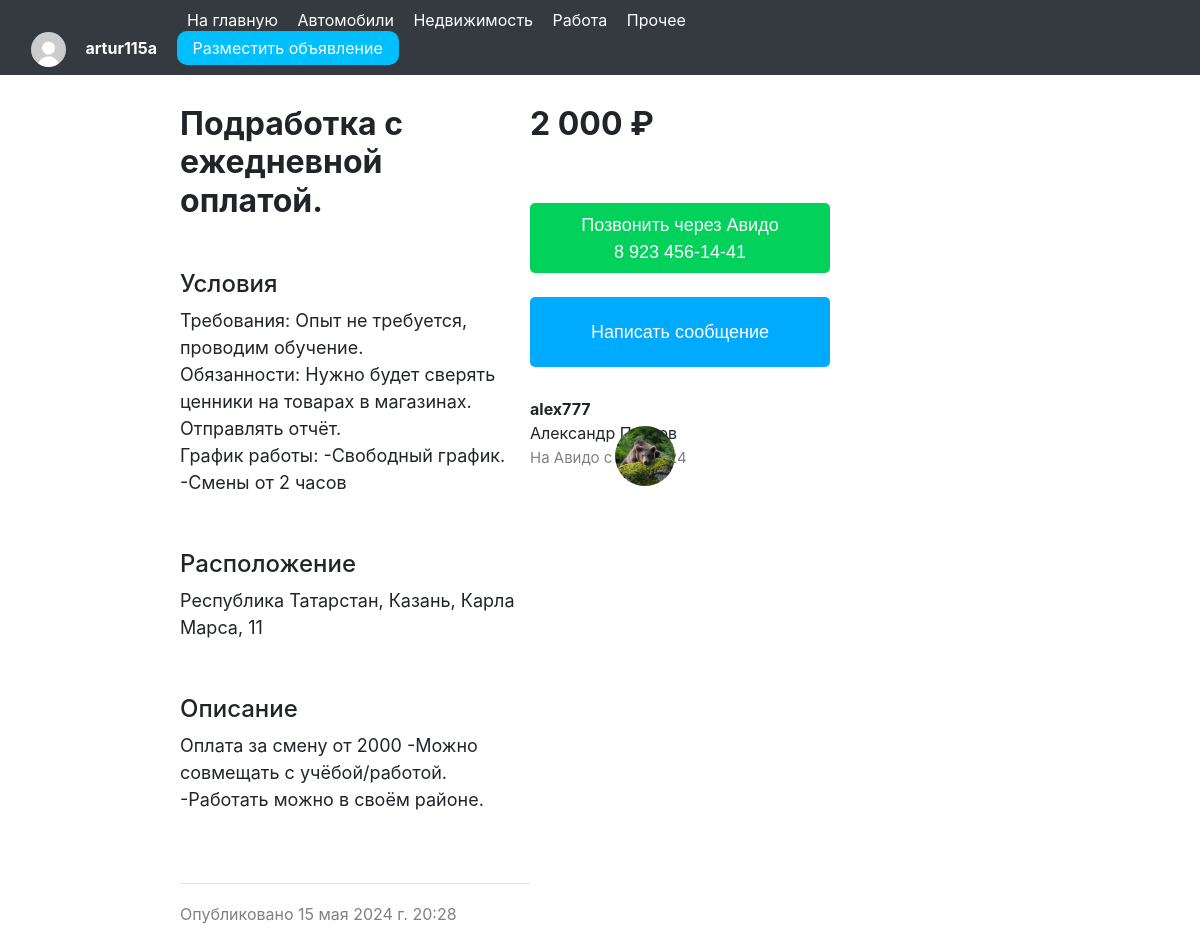
Page /advert/12/ (signed in) on the earlier database version.
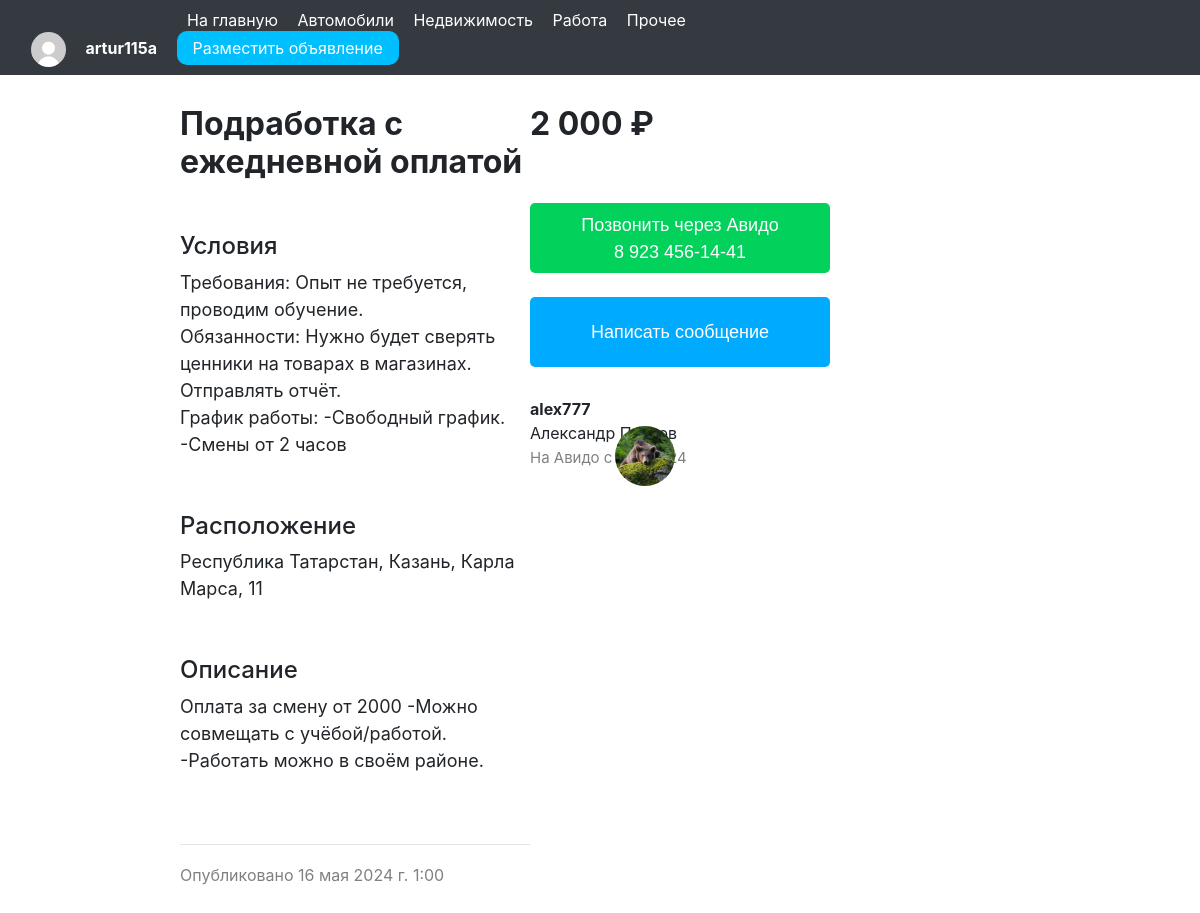
Same page on the later database version.
### avidoapp/models.py (models this page shows)
class AdvertModel(models.Model):
    author = models.ForeignKey(User, on_delete=models.CASCADE, verbose_name='Автор')
    ad_object = models.ForeignKey(AdObjectModel, on_delete=models.CASCADE, verbose_name='Объект продажи', null=True)
    title = models.CharField(max_length=256, verbose_name='Заголовок')
    description = models.TextField(verbose_name='Описание')
    price = models.IntegerField(verbose_name='Цена')
    address = models.CharField(max_length=256, verbose_name='Адрес')
    publication_date = models.DateTimeField(default=timezone.now, verbose_name='Дата публикации')
    is_displayed = models.BooleanField(default=True, verbose_name='Отображать?')
    def __str__(self):
        return self.title
    class Meta:
        verbose_name = 'Объявление'
        verbose_name_plural = 'Объявления'

class AdObjectModel(models.Model):
    car_make = models.CharField(max_length=256, verbose_name='Марка машины', null=True)
    car_model = models.CharField(max_length=256, verbose_name='Модель машины', null=True, blank=True)
    year_of_issue = models.IntegerField(verbose_name='Год выпуска', validators=[
        MaxValueValidator(2024),
        MinValueValidator(1950)
    ], default=2000, null=True, blank=True)
    color = models.CharField(max_length=256, verbose_name='Цвет', null=True, blank=True)
    body_type = models.CharField(max_length=256, verbose_name='Вид кузова', choices=(
        ('Седан', 'Седан'),
        ('Хэтчбек', 'Хэтчбек'),
        ('Пикап', 'Пикап'),
        ('Лимузин', 'Лимузин'),
        ('Универсал', 'Универсал'),
        ('Минивэн', 'Минивэн'),
        ('Купе', 'Купе'),
        ('Кабриолет', 'Кабриолет')
    ), null=True, blank=True)
    fuel_type = models.CharField(max_length=256, verbose_name='Вид топлива', choices=(
        ('Бензин', 'Бензин'),
        ('Дизель', 'Дизель'),
        ('Пропан', 'Пропан'),
        ('Электричество', 'Электричество')
    ), null=True, blank=True)
    mileage = models.IntegerField(verbose_name='Пробег', null=True, blank=True)
    property_type = models.CharField(max_length=256, verbose_name='Тип недвижимости', choices=(
        ('Квартира', 'Квартира'),
        ('Дом', 'Дом'),
        ('Прочее', 'Прочее')
    ), null=True)
    area = models.IntegerField(verbose_name='Площадь', null=True, blank=True)
    rooms = models.IntegerField(verbose_name='Количество комнат', null=True, blank=True)
    floors = models.IntegerField(verbose_name='Этаж/этажность', null=True, blank=True)
    state = models.CharField(max_length=256, verbose_name='Состояние', choices=(
        ('Первичное жилье', 'Первичное жилье'),
        ('Вторичное жилье', 'Вторичное жилье')
    ), null=True, blank=True)
    job_title = models.CharField(max_length=256, null=True, verbose_name='Название вакансии')
    requirements = models.TextField(null=True, blank=True, verbose_name='Требования')
    responsibilities = models.TextField(null=True, blank=True, verbose_name='Обязанности')
    schedule = models.TextField(null=True, blank=True, verbose_name='График работы')
    class Meta:
        verbose_name = 'Объект продажи'
        verbose_name_plural = 'Объекты продаж'

class User(AbstractUser):
    avatar = models.ImageField(upload_to='images', verbose_name='Аватар', blank=True, null=True)
    phone = models.CharField(max_length=12, verbose_name='Телефон')
    rating = models.FloatField(verbose_name='Рейтинг', default=0)
    is_block = models.BooleanField(verbose_name='Блокировка', default=False)
    time_unblock = models.DateTimeField("Время разблокировки", blank=True, null=True)
    class Meta:
        verbose_name = 'Пользователь'
        verbose_name_plural = 'Пользователи'

### avidoapp/views.py (the view)
# urls.py: path('advert/<int:id>/', advert_view, name='advert_view'),
def advert_view(request, id):
    advert = get_object_or_404(AdvertModel, id=id)
    images = ImageModel.objects.filter(advert=id)
    return render(request, 'advert_view.html', {
        'advert': advert,
        'images': images
    })

### avidoapp/templates/advert_view.html (shortened to what this page needs)
{% extends 'base.html' %}
{% load static %}
{% load humanize %}
{% block content %}
<div class="body-a">
    <div class="advert-left">
        <h2 class="title">{{ advert }}</h2>
        <div class="desc">
            {% if advert.ad_object.job_title %}
                <h4>Условия</h4>
                Требования: {{ advert.ad_object.requirements }}<br>
                Обязанности: {{ advert.ad_object.responsibilities }}<br>
                График работы: {{ advert.ad_object.schedule }}<br><br><br>
            {% endif %}
            <h4>Расположение</h4>
            Республика Татарстан, Казань, {{ advert.address }}<br><br><br>
            <h4>Описание</h4>
            {{ advert.description }}<br><br><br>
            <hr>
            <span class="publ">Опубликовано {{ advert.publication_date }}</span><br><br><br>
        </div>
    </div>
    <div class="advert-right">
        <h2 class="title">{{ advert.price|intcomma }} ₽</h2>
        {% if user.is_authenticated and advert.author != request.user %}
            <a href="#"><div class="phone">Позвонить через Авидо<p>{{ advert.author.phone|slice:":1" }} {{ advert.author.phone|slice:"1:4" }}
         {{ advert.author.phone|slice:"4:7" }}-{{ advert.author.phone|slice:"7:9" }}-{{ advert.author.phone|slice:"9:11" }}</p></div></a><br>
            <a href="{% url 'customer_chat' advert.id %}"><div class="write-message">Написать сообщение</div></a>
        {% endif %}
        <div class="author-a">
            <span>
                <b>{{ advert.author.username }}</b><br>{{ advert.author.first_name }} {{ advert.author.last_name }}<br>
                <span class="joined">На Авидо с {{ advert.author.date_joined | date:"b Y"}}</span>
            </span>
            <span><img src="{{ advert.author.avatar.url }}"></span>
        </div>
    </div>
</div>
{% endblock content %}

Differences in the rows shown:
changed AdvertModel "Карла Марса, 11": title "Подработка с ежедневной оплатой." → "Подработка с ежедневной оплатой"; publication_date "15 мая 2024 г. 20:28" → "16 мая 2024 г. 1:00"
